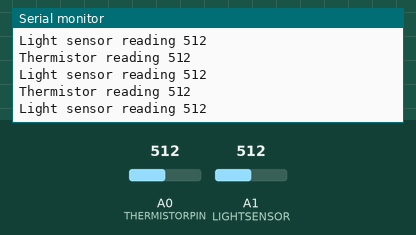
The sketch below on a simulated Arduino Uno, built with avr-gcc and run on an emulated ATmega328P. Parts: the last lines printed to the serial monitor. The test bench sets the inputs (shaded band); at power-on: A0 (THERMISTORPIN) = 512, A1 (LIGHTSENSOR) = 512.

Above: at 1.3 s.
1.4 s: A0 (THERMISTORPIN) set to 716
At 1.81 s:
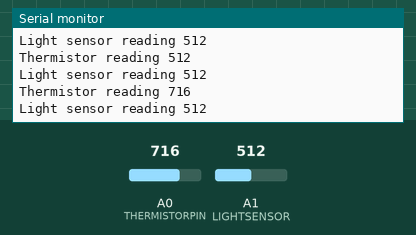
2.9 s: A1 (LIGHTSENSOR) set to 716
At 3.31 s:
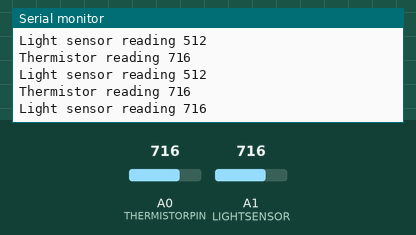
4.4 s: A0 (THERMISTORPIN) set to 900
At 4.82 s:
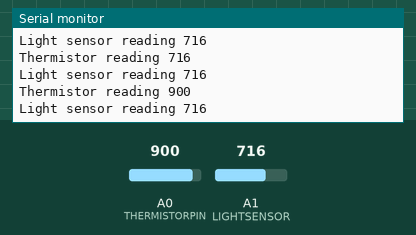
5.9 s: A1 (LIGHTSENSOR) set to 900
At 6.32 s:
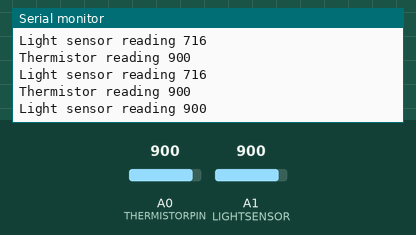
Timing chart, 0 to 8.4 s (numbered marks = the images above; inputs shaded):
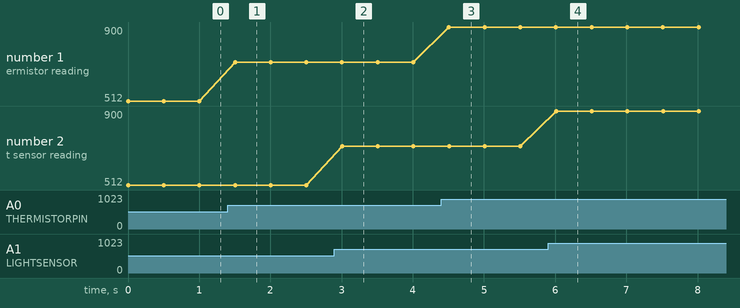

Measured:
- after the input at 1.4 s, the serial monitor: prints a new line after 0.10 s (image 1)
- after the input at 2.9 s, the serial monitor: prints a new line after 0.11 s (image 2)
- after the input at 4.4 s, the serial monitor: prints a new line after 0.11 s (image 3)
- after the input at 5.9 s, the serial monitor: prints a new line after 0.11 s (image 4)
- plotted number 1: 512 → 716 after the input at 1.4 s, 716 → 900 after the input at 4.4 s

The sketch:

Main_Task_3.ino
```cpp
/*
 * Giacomo and Silja
 * Lab 5
 */

#define THERMISTORPIN A0
#define LIGHTSENSOR A1

int therm;
int light;

void setup(void) {
    Serial.begin(115200);
}

void loop(void) {
  //thermistor
  therm = analogRead(THERMISTORPIN);
  Serial.print("Thermistor reading ");
  Serial.println(therm);

  //light sensor
  int light = analogRead(LIGHTSENSOR);
  Serial.print("Light sensor reading ");
  Serial.println(light);

  delay(500);
}
```
